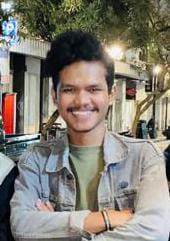
#> input picture gambar2.jpeg, 170 x 241 px
$ python skala_interpolasi_mring.py
#> lines starting #> are read from the running program, lines starting #| are printed output that depends on the picture
import cv2 as cv
import numpy as np
import matplotlib.pyplot as plt

image = cv.imread("gambar2.jpeg")
#> image is the input picture: shape (241, 170, 3); mean B, G, R 115.1, 125.6, 131
fig, ax = plt.subplots(1, 3, figsize=(16, 8))
# image size being 0.15 times of it's original size
image_scaled = cv.resize(image, None, fx=0.15, fy=0.15)
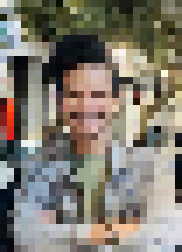
#> image_scaled: shape (36, 26, 3) (shown 7 times larger); mean B, G, R 113.3, 124, 129.3
ax[0].imshow(cv.cvtColor(image_scaled, cv.COLOR_BGR2RGB))
ax[0].set_title("Linear Interpolation Scale")

# image size being 2 times of it's original size
image_scaled_2 = cv.resize(image, None, fx=2,
fy=2, interpolation=cv.INTER_CUBIC)
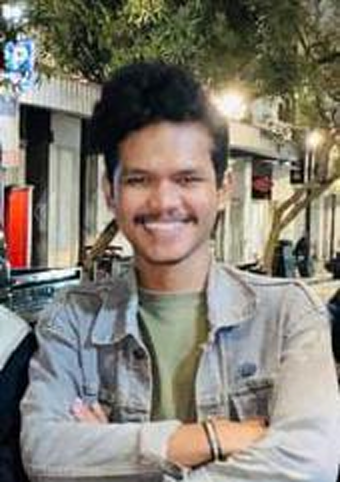
#> image_scaled_2: shape (482, 340, 3); mean B, G, R 115.1, 125.6, 131
ax[1].imshow(cv.cvtColor(image_scaled_2, cv.COLOR_BGR2RGB))
ax[1].set_title("Cubic Interpolation Scale")

# image size being 0.15 times of it's original size
image_scaled_3 = cv.resize(image, (200, 400),
interpolation=cv.INTER_AREA)
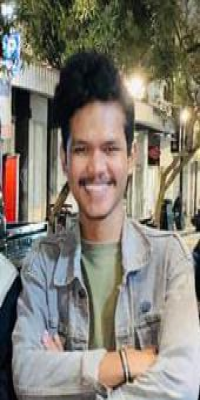
#> image_scaled_3: shape (400, 200, 3); mean B, G, R 115, 125.5, 130.9
ax[2].imshow(cv.cvtColor(image_scaled_3, cv.COLOR_BGR2RGB))
ax[2].set_title("Skewed Interpolation Scale")

print(image_scaled_3.all)
#> (printed output is left out)
plt.show()
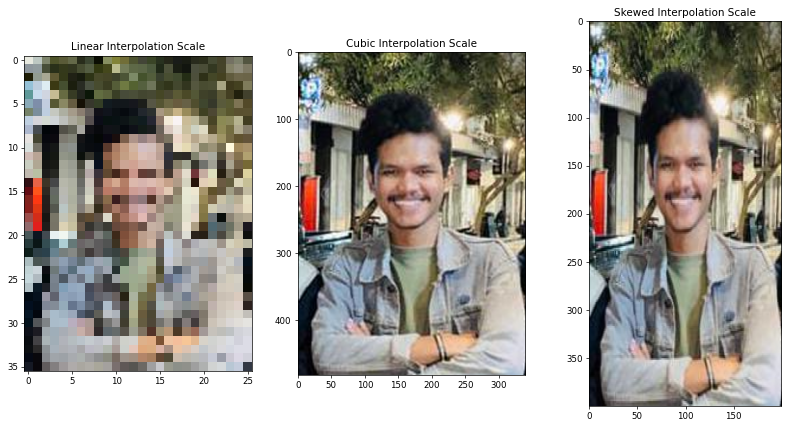
#> figure drawn by matplotlib, 3 panels

$ run again, with gambar1.jpeg copied over gambar2.jpeg
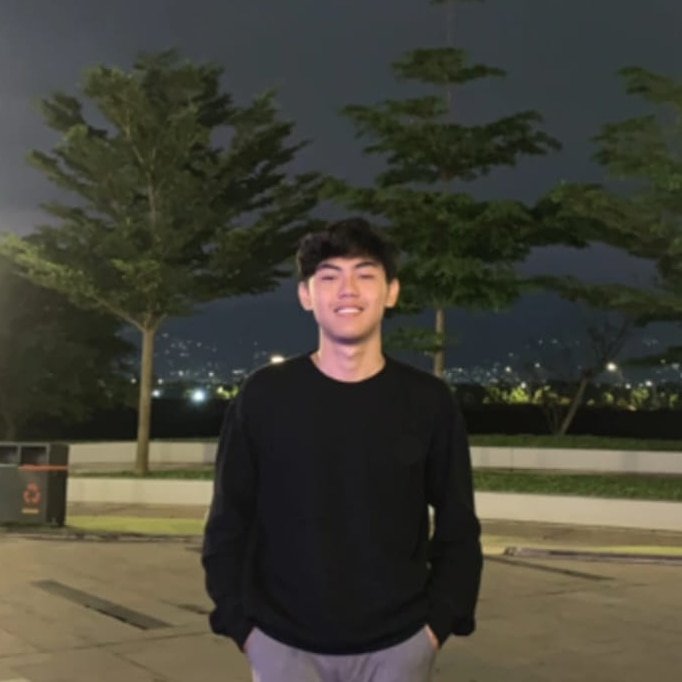
#> input picture gambar1.jpeg, 682 x 682 px
#> image is the input picture: shape (682, 682, 3); mean B, G, R 54.7, 65.8, 67.1
#> `image_scaled_3 = cv.resize(image, (200, 400), interpolation=cv.INTER_A..`:
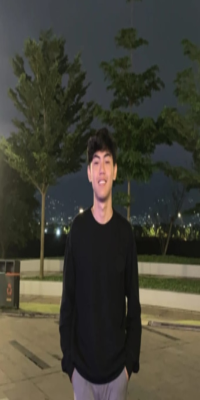
#> image_scaled_3: shape (400, 200, 3); mean B, G, R 54.7, 65.8, 67.1
#> (printed output is left out)
#> `plt.show()`:
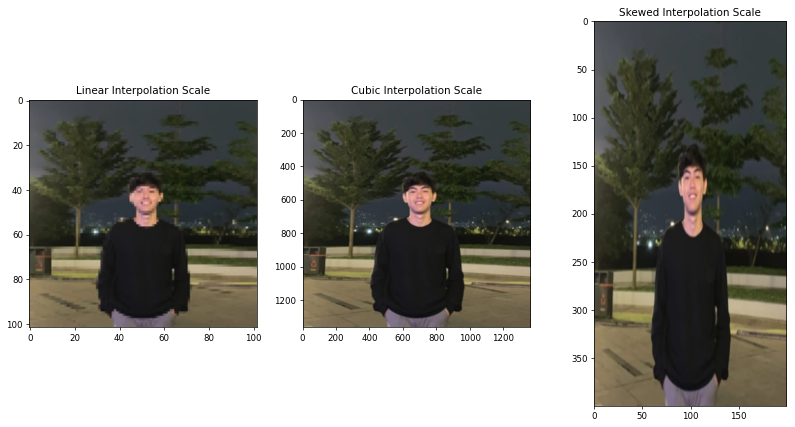
#> figure drawn by matplotlib, 3 panels
